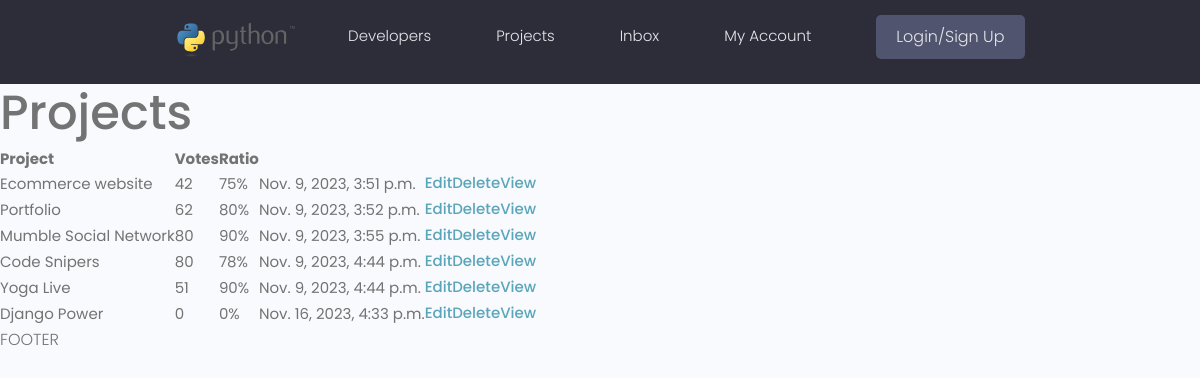
The page / on the database its author committed.
### projects/models.py (models this page shows, shortened)
class Project(models.Model):
    title=models.CharField(max_length=200)
    description= models.TextField(null=True, blank=True)
    featured_image=models.ImageField(null=True, blank=True, default='default.png')
    demo_link=models.CharField(max_length=2000, null=True, blank=True)
    source_link=models.CharField(max_length=2000, null=True, blank=True)
    tags=models.ManyToManyField('Tag', blank=True)
    vote_total=models.IntegerField(default=0, null=True, blank=True)
    vote_ratio=models.IntegerField(default=0, null=True, blank=True)
    created=models.DateTimeField(auto_now_add=True)
    id=models.UUIDField(default=uuid.uuid4, unique=True,
                        primary_key=True, editable=False)

### projects/views.py (the view)
# urls.py: path('', include('projects.urls'))
def projects(request):
    projects=Project.objects.all()
    context={'projects': projects}
    return render(request, 'projects/projects.html', context)

### projects/templates/projects/projects.html
{% extends 'main.html' %}
{% block content %}
<h1>Projects</h1>
<table>
    <tr>
        <th>Project</th>
        <th>Votes</th>
        <th>Ratio</th>
        <th></th>
        <th></th>
        <th></th>
        {% for project in projects %}
            <tr>
                <td>{{project.title}}</td>
                <td>{{project.vote_total}}</td>
                <td>{{project.vote_ratio}}%</td>
                <td>{{project.created}}</td>
                <td><a href="{% url 'update-project' project.id %}">Edit</a></td>
                <td><a href="{% url 'delete-project' project.id %}">Delete</a></td>
                <td><a href="{% url 'project' project.id %}">View</a></td>
            </tr>
        {% endfor %}
    </tr>
</table>
{% endblock content %}

### templates/main.html (shortened to what this page needs)
<!DOCTYPE html>
{% load static %}
<html lang="en">
<head>
    {% load bootstrap5 %}
    {% bootstrap_css %}
    <link rel="stylesheet" href="https://cdn.iconmonstr.com/1.3.0/css/iconmonstr-iconic-font.min.css" />
    <link rel="stylesheet" href="{% static 'uikit/styles/uikit.css' %}" />
    <link rel="stylesheet" href="{% static 'styles/app.css' %}" />
</head>
<body>
    {% include 'navbar.html' %}
    {% block content %}
    {% endblock content %}
    <p>FOOTER</p>
</body>
</html>

### templates/navbar.html (shortened to what this page needs)
{% load static %}
  <header class="header">
    <div class="container container--narrow">
      <a href="{% url 'projects' %}" class="header__logo">
        <img src="{% static 'images/logo.svg' %}" alt="DevSearch Logo" />
      </a>
      <nav class="header__nav">
        <ul class="header__menu">
          <li class="header__menuItem"><a href="index.html">Developers</a></li>
          <li class="header__menuItem"><a href="projects.html">Projects</a></li>
          <li class="header__menuItem"><a href="inbox.html">Inbox</a></li>
          <li class="header__menuItem"><a href="account.html">My Account</a></li>
          <li class="header__menuItem"><a href="login.html" class="btn btn--sub">Login/Sign Up</a></li>
        </ul>
      </nav>
    </div>
  </header>

### static/styles/app.css (style rules this page uses)
:root { --color-sub: #2d2d39; }
.btn--sub { background-color: var(--color-sub-light); }
img { width: 100%; }
.header { position: sticky; z-index: 111; background-color: var(--color-sub); padding: 1.5rem 0; }
.header > .container { display: flex; justify-content: space-between; align-items: center; }
.header__logo > img { height: 3.8rem; }
.header__nav > ul { display: inline-flex; align-items: center; list-style: none; gap: 6.5rem; }
.header__menuItem > a { color: var(--color-light); font-weight: 300; }

### static/uikit/styles/modules/_variables.css (style rules this page uses)
:root { --color-main: #5aa5b9; --color-main-light: #e6faff; --color-sub: #3f4156; --color-sub-light: #51546e; --color-sub-lighter: #ededfd; --color-text: #737373; --color-gray: #8b8b8b; --color-light: #e5e7eb; --color-light-gray: #767676; --color-bg: #f8fafd; --color-white: #fffefd; --color-white-light: #f3f3f3; --color-success: #359e64; --color-success-bg: #def8e8; --color-error: #fc4b0b; --color-error-bg: #fff2ee; --font-base: 'Poppins', arial, helvetica, 'Segoe UI', roboto, ubuntu, sans-serif; --font-monospace: 'Fira Code', 'Courier New', courier, monospace; --font-regular: 300; --font-medium: 500; --font-bold: 700; --generic-shadow: 1px 1px 5px #00000010; --generic-transition: all 0.3s ease-in-out; }

### static/uikit/styles/modules/_base.css (style rules this page uses)
* { margin: 0; padding: 0; box-sizing: border-box; text-rendering: optimizeLegibility; color: inherit; font-size: inherit; }
html { font-size: 50%; }
@media only screen and (min-width: 480px) { html { font-size: 56.25%; } }
@media only screen and (min-width: 1200px) { html { font-size: 62.5%; } }
body { line-height: 1.6; font-weight: 400; font-size: 1.5rem; color: var(--color-text); background-color: var(--color-bg); min-height: 100vh; }

### static/uikit/styles/modules/_typography.css (style rules this page uses)
* { font-family: var(--font-base); }
h1 { font-size: 4.8rem; font-weight: var(--font-medium); }
p, span, strong { font-size: 1.6rem; color: var(--color-text); font-weight: var(--font-regular); }
a { padding-bottom: 2px; text-decoration: none; display: inline-block; color: var(--color-main); font-weight: var(--font-medium); }

### static/uikit/styles/modules/_utilities.css (style rules this page uses)
.container { width: 92%; max-width: 165rem; margin: 0 auto; box-sizing: border-box; }
.container--narrow { width: 92%; max-width: 120rem; }
@media screen and (min-width: 1000px) { .container { width: 90%; } }
@media screen and (min-width: 1000px) { .container--narrow { width: 85%; } }
@media screen and (min-width: 1200px) { .container { width: 80%; } }
@media screen and (min-width: 1200px) { .container--narrow { width: 72%; } }

### static/uikit/styles/modules/_button.css (style rules this page uses)
.btn { display: inline-block; position: relative; cursor: pointer; background-color: var(--color-light); font-weight: var(--font-medium); color: var(--color-sub); text-decoration: none; padding: 1rem 2rem; border-radius: 0.5rem; border: none; width: -webkit-fit-content; width: -moz-fit-content; width: fit-content; height: -webkit-fit-content; height: -moz-fit-content; height: fit-content; font-size: 1.6rem; outline-width: 0; outline-color: transparent; -webkit-backface-visibility: hidden; backface-visibility: hidden; transition: all 0.3s ease-in-out; }
.btn--sub { background-color: var(--color-sub); color: var(--color-white); }

### rows shown on the page
Project: title "Ecommerce website", vote_total "42", vote_ratio "75", created "Nov. 9, 2023, 3:51 p.m."
Project: title "Portfolio", vote_total "62", vote_ratio "80", created "Nov. 9, 2023, 3:52 p.m."
Project: title "Mumble Social Network", vote_total "80", vote_ratio "90", created "Nov. 9, 2023, 3:55 p.m."
Project: title "Code Snipers", vote_total "80", vote_ratio "78", created "Nov. 9, 2023, 4:44 p.m."
Project: title "Yoga Live", vote_total "51", vote_ratio "90", created "Nov. 9, 2023, 4:44 p.m."
Project: title "Django Power", vote_total "0", vote_ratio "0", created "Nov. 16, 2023, 4:33 p.m."
